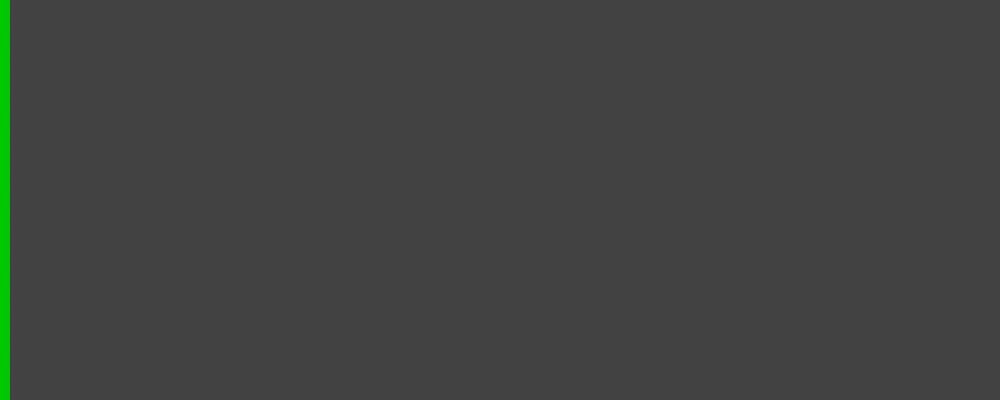
Frame 1 (no input)
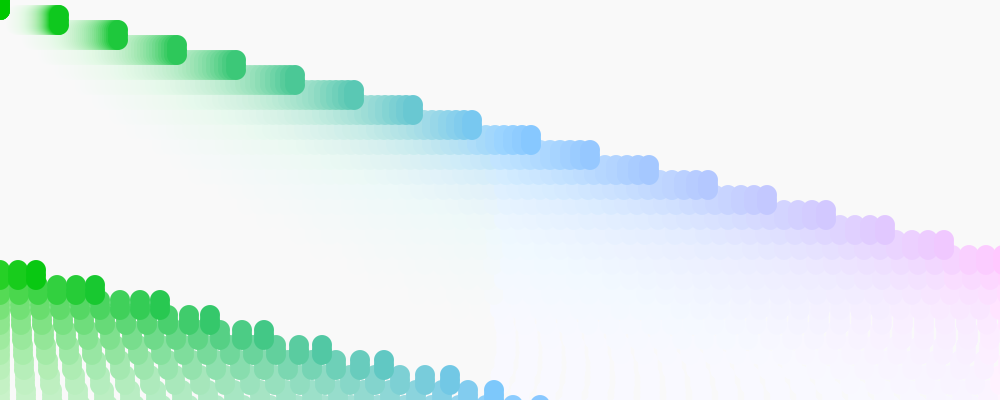
Frame 60 (the mouse pressed at the canvas centre just before this capture)
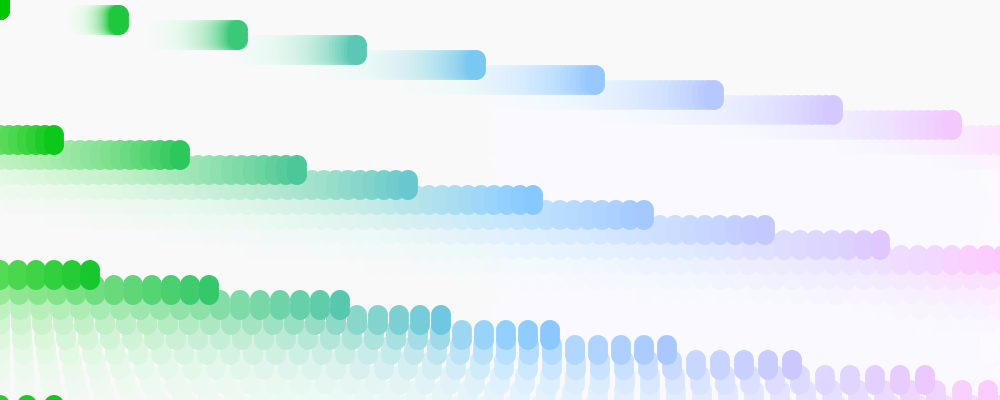
Frame 120 (the mouse held since frame 60 and released just before this capture)

The Processing sketch that drew these frames (run headless with seeded random() and noise(); from frame 60 on, the mouse is pressed at the canvas centre):

// Processing sketch: array3
// ── array3.pde
int[] ellipseXPos = new int[100];

void setup() {
  background(50);
  size(1000, 400);

  for (int i = 0; i < ellipseXPos.length; i++) {
    ellipseXPos[i] = 0;
  }
}

void draw() {
  fill(250,20);
  noStroke();
  rect(0,0,width,height);
  
  
  noStroke();
  for (int i = 0; i < ellipseXPos.length; i++) {
    fill(map(ellipseXPos[i], 0,width, 0, 255),200,map(ellipseXPos[i], 0,width/2, 0, 255));
    ellipse(ellipseXPos[i], i * 5, 20, 20);
  }

  for (int i = 0; i < ellipseXPos.length; i++) {
    if (ellipseXPos[i] < width) {
      ellipseXPos[i] += i/3;
    } else {
      ellipseXPos[i] = 0;
    }
  }
}
